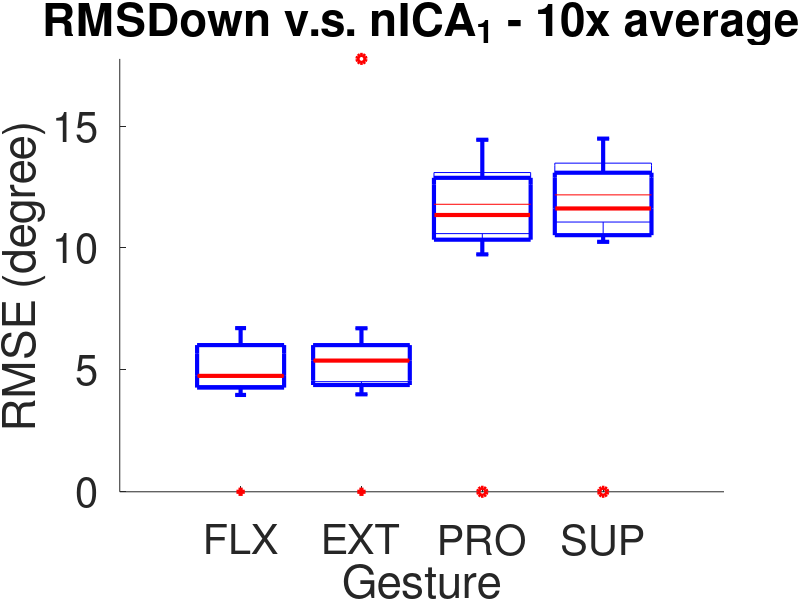

This chart was generated by the following MATLAB code:
% Remove outlier of each gesture in each round (N/60 * 10)
% Find the median w/ the mean of the outlier removed round

close all; clear all;
mean_list = zeros(10, 4);


nica_data = load('./result/S2WA_22_RMSDown_SPS95_10rd_data');
nica_data = nica_data.all_RMS_list;

rmsdown_data = load('./result/S2WA_22_RMSDown_SPS95_10rd_data.mat');
rmsdown_data = rmsdown_data.all_RMS_list;

title_string = 'RMSDown v.s. nICA_1 - 10x average';

%%%
for i = 1 : 9
s_idx = (i - 1) * 4 + 1;
data = rmsdown_data(:, s_idx:s_idx+3);

outlier_list = isoutlier(data, 'quartiles');
outlier_list = ~outlier_list;

for r = 1 : 4
    clean_data = data(outlier_list(:, r), r);
    mean_list(i, r) = mean(clean_data);
end
end

rmsdown_mean_list = mean_list;
rmsdown_mean_outlier_list = isoutlier(rmsdown_mean_list, 'quartiles');
rmsdown_mean_outlier_list = ~rmsdown_mean_outlier_list;

rmsdown_mean_mean_list = zeros(1, 4);
for r = 1 : 4
    clean_data = rmsdown_mean_list(rmsdown_mean_outlier_list(:, r), r);
    
    rmsdown_mean_mean_list(r) = mean(clean_data);
end

%%%
for i = 1 : 10
s_idx = (i - 1) * 4 + 1;
data = nica_data(:, s_idx:s_idx+3);

outlier_list = isoutlier(data, 'quartiles');
outlier_list = ~outlier_list;

for r = 1 : 4
    clean_data = data(outlier_list(:, r), r);
    mean_list(i, r) = mean(clean_data);
end
end

nica_mean_list = mean_list;
nica_mean_outlier_list = isoutlier(nica_mean_list, 'quartiles');
nica_mean_outlier_list = ~nica_mean_outlier_list;

nica_mean_mean_list = zeros(1, 4);
for r = 1 : 4
    clean_data = nica_mean_list(nica_mean_outlier_list(:, r), r);
    
    nica_mean_mean_list(r) = mean(clean_data);
end


%%
max_error = max(max(max(rmsdown_mean_list)), max(max(nica_mean_list)));

figure; hold on;
title(title_string);
boxplot(rmsdown_mean_list, 'Labels',{'FLX', 'EXT', 'PRO','SUP'});
set(findobj(gca, 'type', 'line'), 'linew', 3);

boxplot(nica_mean_list, 'Labels',{'FLX', 'EXT', 'PRO','SUP'});
set(gca,'fontsize', 30);
xlabel('Gesture'); ylabel('RMSE (degree)');
ylim([0 max_error]);


rmsdown_qt = quantile(rmsdown_mean_list, [0.25 0.5 0.75]);
fprintf('RMSDown: \t75th: \t\t');
fprintf('%f\t', rmsdown_qt(3, :));
fprintf('\nRMSDown: \t25th: \t\t');
fprintf('%f\t', rmsdown_qt(1, :));

nICA_qt = quantile(nica_mean_list, [0.25 0.5 0.75]);
fprintf('\nnICA: \t\t75th: \t\t');
fprintf('%f\t', nICA_qt(3, :));
fprintf('\nnICA: \t\t25th: \t\t');
fprintf('%f\t', nICA_qt(1, :));
fprintf('\n');

fprintf('\nMean:');
fprintf('\nRMSDown: \t');
fprintf('%.2f\t', mean(rmsdown_mean_list));

fprintf('\nnICA: \t\t');
fprintf('%.2f\t', mean(nica_mean_list));
fprintf('\n');

fprintf('\nMedian:');
fprintf('\nRMSDown: \t');
fprintf('%.2f\t', rmsdown_qt(2, :));
fprintf('\nnICA: \t\t');
fprintf('%.2f\t', nICA_qt(2, :));
fprintf('\n\n');

fprintf('Mean w/ round mean outlier removed:');
fprintf('\nRMSDown: \t');
fprintf('%.2f\t', rmsdown_mean_mean_list);

fprintf('\nnICA: \t\t');
fprintf('%.2f\t', nica_mean_mean_list);
fprintf('\n');